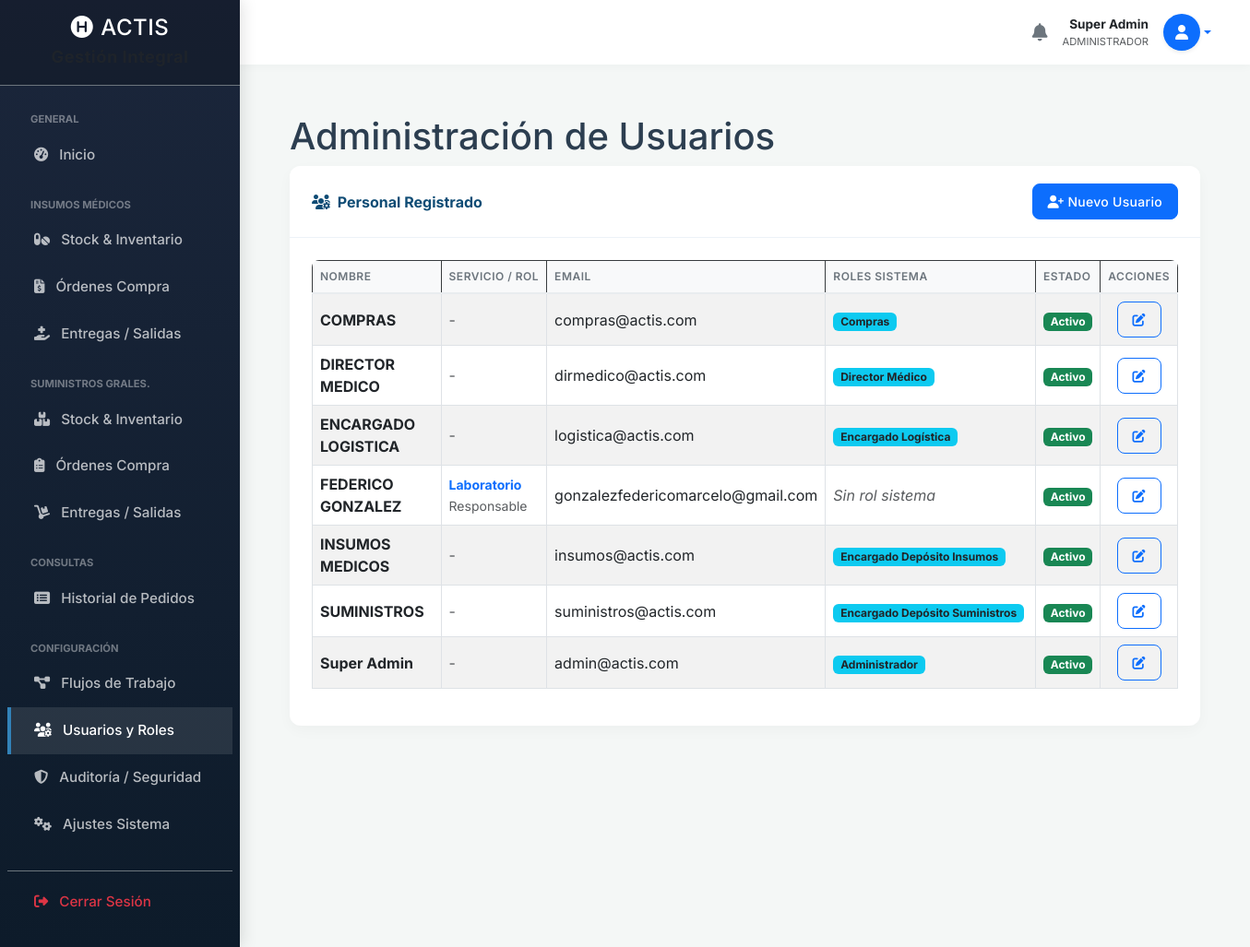
/admin_usuarios.php (signed in), run on an earlier commit of the app's database.
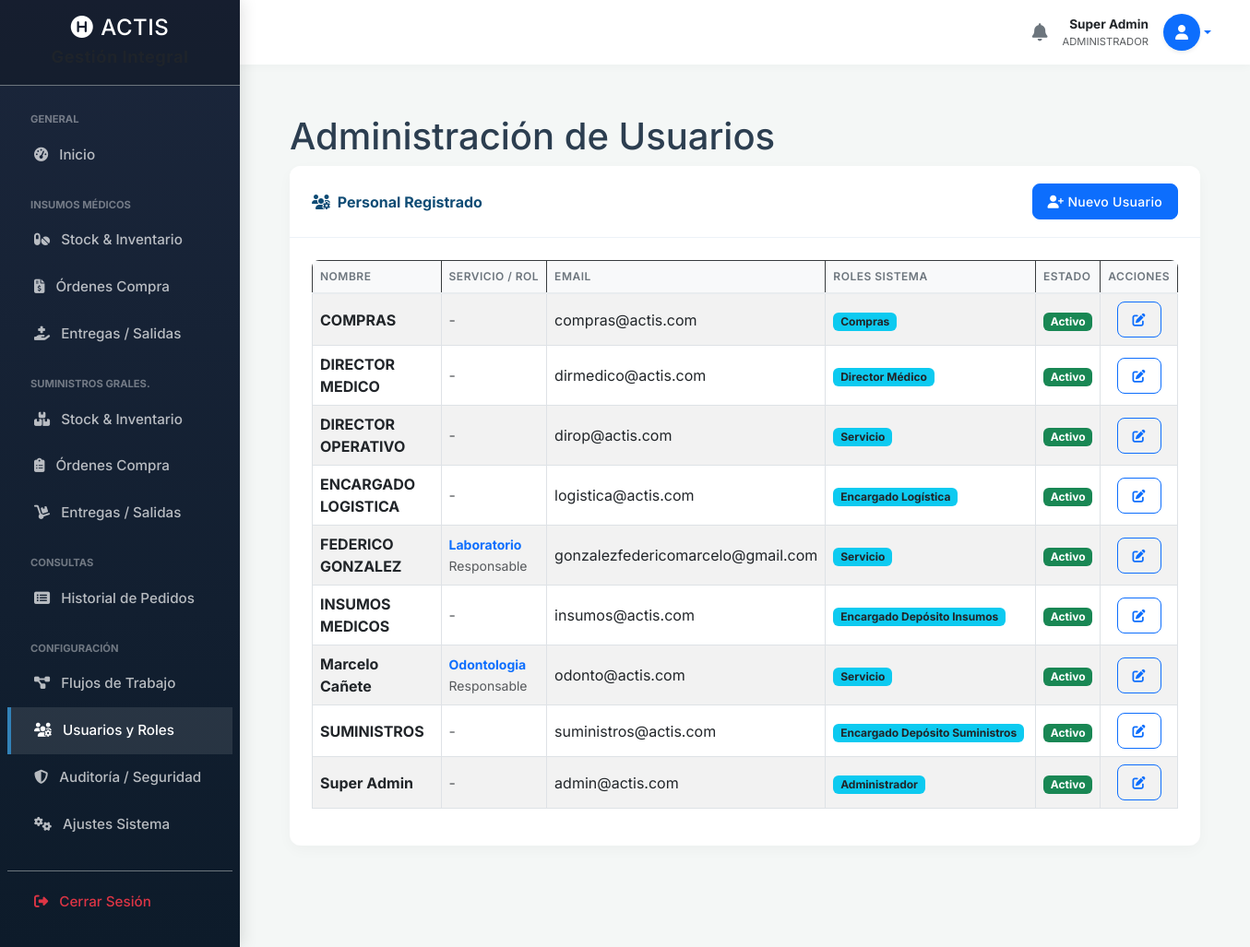
And on a later commit of the database.
### tables this page shows
CREATE TABLE `usuarios` (
  `id` int(11) NOT NULL,
  `nombre_completo` varchar(100) NOT NULL,
  `email` varchar(100) NOT NULL,
  `destino` varchar(100) DEFAULT NULL,
  `servicio` varchar(100) DEFAULT NULL,
  `grado_militar` varchar(100) DEFAULT NULL,
  `rol_en_servicio` varchar(50) DEFAULT NULL,
  `telefono` varchar(50) DEFAULT NULL,
  `numero_interno` varchar(20) DEFAULT NULL,
  `password` varchar(255) NOT NULL,
  `firma_digital` varchar(255) DEFAULT NULL,
  `activo` tinyint(1) DEFAULT 1,
  `validado_por_admin` tinyint(1) DEFAULT 0,
  `created_at` timestamp NULL DEFAULT current_timestamp()
);

### admin_usuarios.php (the view, shortened to what this page needs)
<?php
require 'db.php';
include 'includes/header.php';
include 'includes/sidebar.php';
include 'includes/navbar.php';
$sqlUsuarios = "
    SELECT u.id, u.nombre_completo, u.email, u.activo, u.validado_por_admin, u.servicio, u.rol_en_servicio,
           GROUP_CONCAT(r.nombre SEPARATOR ', ') as roles_nombres
    FROM usuarios u
    LEFT JOIN usuario_roles ur ON u.id = ur.id_usuario
    LEFT JOIN roles r ON ur.id_rol = r.id
    GROUP BY u.id
    ORDER BY u.validado_por_admin ASC, u.nombre_completo ASC
";
$usuarios = $pdo->query($sqlUsuarios)->fetchAll();
?>
<div class="container-fluid px-4">
    <h1 class="mt-4">Administración de Usuarios</h1>
    <div class="card mb-4">
        <div class="card-header d-flex justify-content-between align-items-center">
            <div><i class="fas fa-users-cog me-1"></i> Personal Registrado</div>
            <button type="button" class="btn btn-primary btn-sm" data-bs-toggle="modal" data-bs-target="#modalNuevoUsuario">
                <i class="fas fa-user-plus"></i> Nuevo Usuario
            </button>
        </div>
        <div class="card-body">
            <div class="table-responsive">
                <table class="table table-striped table-hover table-bordered">
                    <thead class="table-dark">
                        <tr>
                            <th>Nombre</th>
                            <th>Servicio / Rol</th>
                            <th>Email</th>
                            <th>Roles Sistema</th>
                            <th>Estado</th>
                            <th>Acciones</th>
                        </tr>
                    </thead>
                    <tbody>
                        <?php foreach ($usuarios as $u): ?>
                            <tr class="<?php echo ($u['validado_por_admin'] == 0) ? 'table-warning' : ''; ?>">
                                <td class="fw-bold"><?php echo htmlspecialchars($u['nombre_completo']); ?></td>
                                <td>
                                    <?php if($u['servicio']): ?>
                                        <small class="d-block fw-bold text-primary"><?php echo $u['servicio']; ?></small>
                                        <small class="text-muted"><?php echo $u['rol_en_servicio']; ?></small>
                                    <?php else: ?>
                                        <span class="text-muted">-</span>
                                    <?php endif; ?>
                                </td>
                                <td><?php echo htmlspecialchars($u['email']); ?></td>
                                <td>
                                    <?php
                                        if ($u['roles_nombres']) {
                                            $rolesArr = explode(', ', $u['roles_nombres']);
                                            foreach($rolesArr as $rol) {
                                                echo '<span class="badge bg-info text-dark me-1">'.$rol.'</span>';
                                            }
                                        } else {
                                            echo '<span class="text-muted fst-italic">Sin rol sistema</span>';
                                        }
                                    ?>
                                </td>
                                <td class="text-center">
                                    <?php if ($u['validado_por_admin'] == 0): ?>
                                        <a href="admin_usuarios.php?aprobar_id=<?php echo $u['id']; ?>" class="btn btn-sm btn-success fw-bold shadow-sm" onclick="return confirm('¿Aprobar y asignar rol Servicio?');">
                                            <i class="fas fa-check"></i> APROBAR
                                        </a>
                                    <?php else: ?>
                                        <span class="badge bg-success">Activo</span>
                                    <?php endif; ?>
                                </td>
                                <td class="text-center">
                                    <a href="admin_usuarios_editar.php?id=<?php echo $u['id']; ?>" class="btn btn-sm btn-outline-primary" title="Editar Roles">
                                        <i class="fas fa-edit"></i>
                                    </a>
                                </td>
                            </tr>
                        <?php endforeach; ?>
                    </tbody>
                </table>
            </div>
        </div>
    </div>
</div>
<?php include 'includes/footer.php'; ?>

What changed in the data, as far as the page shows it:
added usuarios: nombre_completo "DIRECTOR OPERATIVO", email "dirop@actis.com", rol "Servicio", validado_por_admin "Activo"
changed usuarios "FEDERICO GONZALEZ": no longer shows "Sin rol sistema"
added usuarios: nombre_completo "Marcelo Cañete", servicio "Odontologia", rol_en_servicio "Responsable", email "odonto@actis.com", rol "Servicio", validado_por_admin "Activo"
